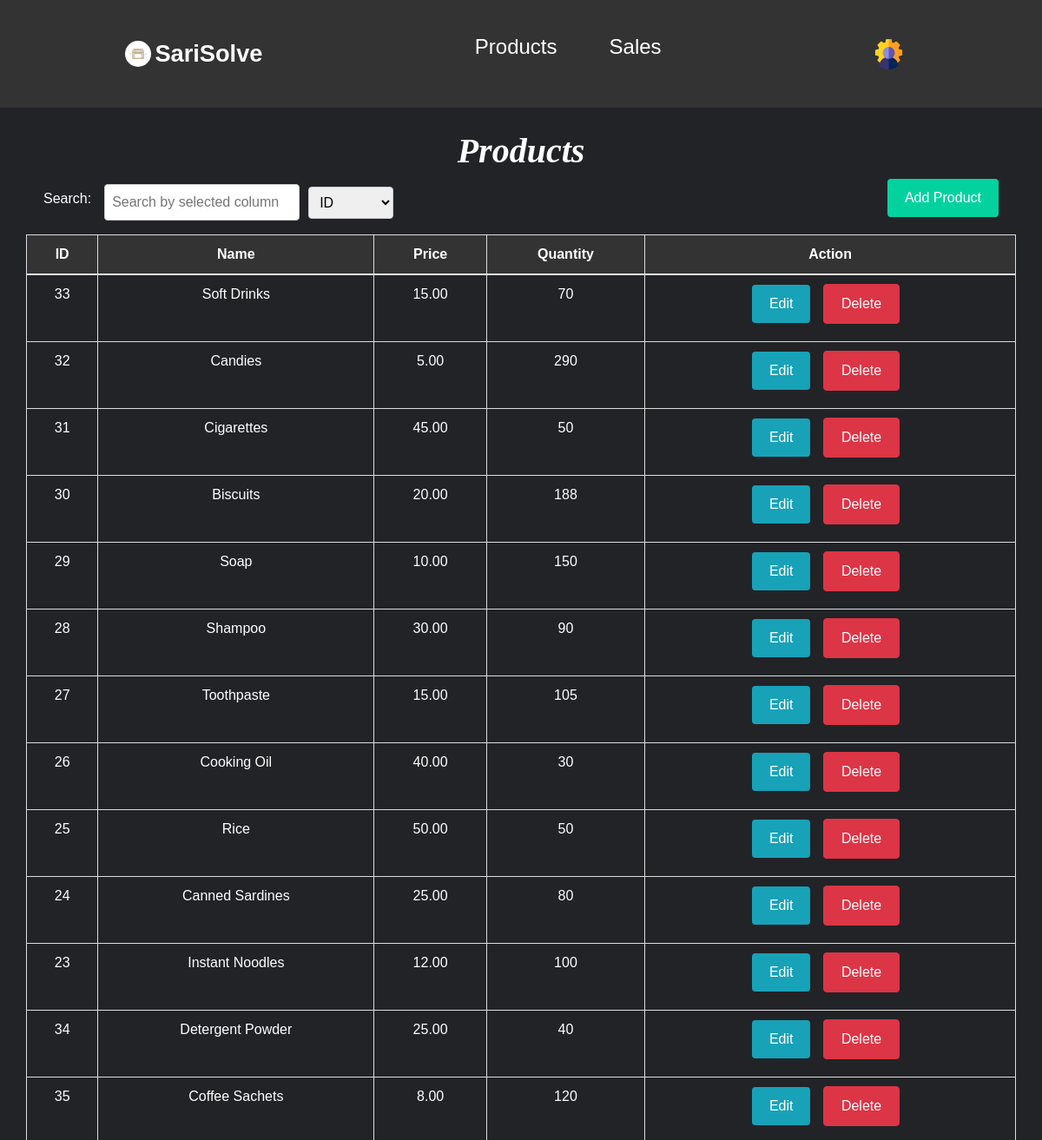
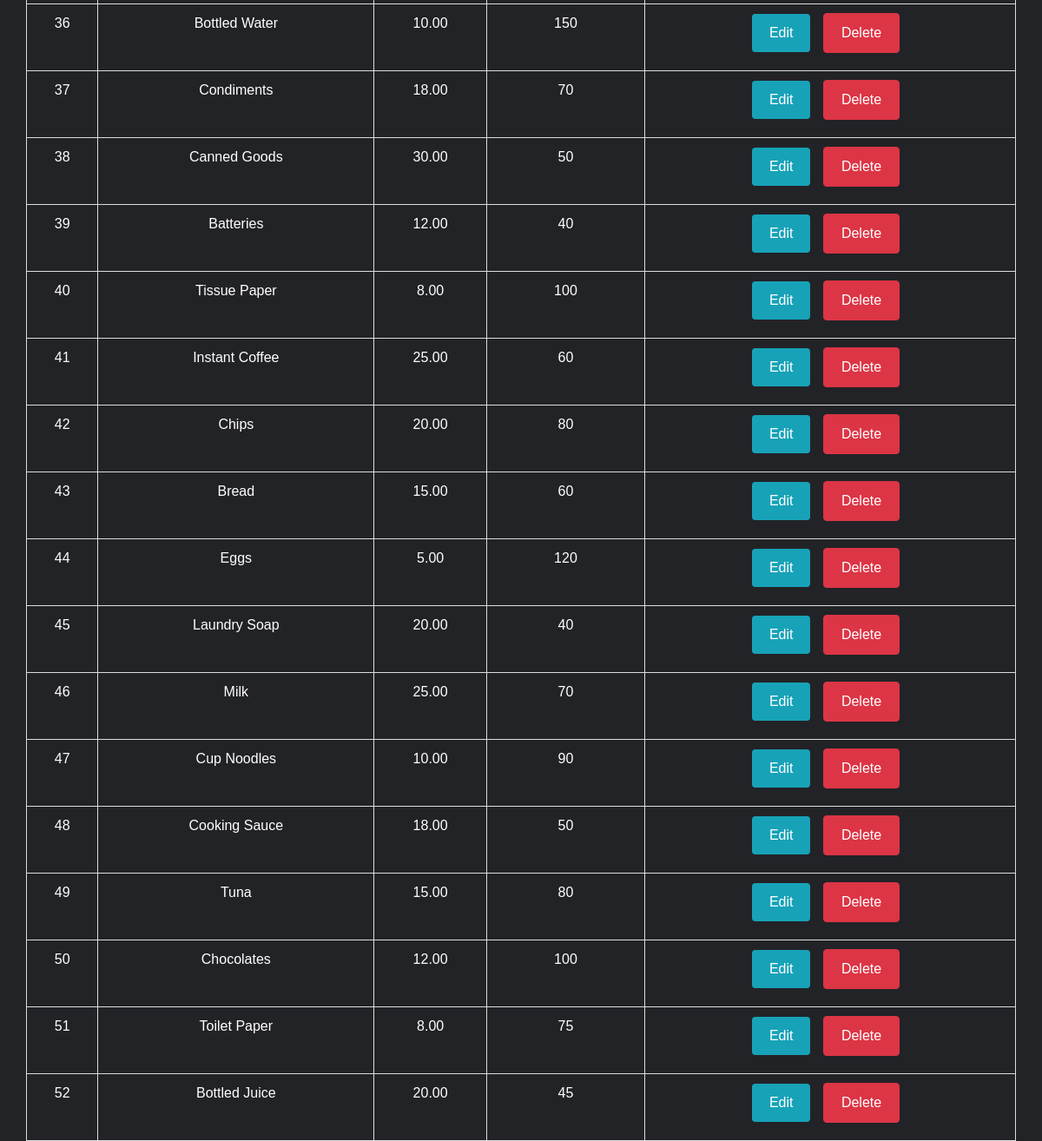
Page /admin/productContent.php on the committed database (2 pictures, top to bottom).
### tables this page shows
CREATE TABLE IF NOT EXISTS `products` (
  `productid` int NOT NULL AUTO_INCREMENT,
  `name` varchar(255) NOT NULL,
  `price` decimal(10,2) NOT NULL,
  `quantity` int NOT NULL,
  PRIMARY KEY (`productid`)
);

### admin/connection.php (called while the page is built, shortened)
<?php
class SARISOLVE {
    private $host = 'localhost';
    private $username = 'root';
    private $password = '';
    private $database = 'inventory';
    public function __construct() {
        $this->conn = new mysqli($this->host, $this->username, $this->password, $this->database);
    }
}
?>

### admin/inventory.php (called while the page is built, shortened)
<?php
require_once 'connection.php';
require_once 'product.php';
class Inventory extends SARISOLVE {
    public function getAllProducts() {
        $result = $this->conn->query("SELECT * FROM products");
        $products = [];
        while ($row = $result->fetch_assoc()) {
            $products[] = new Product($row['productid'], $row['name'], $row['price'], $row['quantity']);
        }
        return $products;
    }
}
?>

### admin/product.php (called while the page is built, shortened)
<?php
class Product {
    public function __construct($id, $name, $price, $quantity) {
        $this->id = $id;
        $this->name = $name;
        $this->price = $price;
        $this->quantity = $quantity;
    }
}
?>

### admin/productContent.php (the view, shortened to what this page needs)
<!DOCTYPE html>
<html lang="en">
<head>
    <link rel="stylesheet" href="https://stackpath.bootstrapcdn.com/bootstrap/4.5.2/css/bootstrap.min.css">
    <link rel="stylesheet" href="../CSS/product.css">
</head>
<body>
    <header>
    <a href="dashboard.php" class="logo"> <img src="../pictures/logo.png" alt="Logo"> <span>SariSolve</span></a>
        <ul class="navbar">
            <li><a href="../admin/productContent.php" class="products">Products</a></li>
            <li><a href="../admin/salesContent.php" class="sales">Sales</a></li>
        </ul>
        <div class="main">
            <div class="user-dropdown">
                <img src="../pictures/admin.png" alt="User Icon" id="user-icon">
            </div>
    </header>
    <h1 class="text-center">Products</h1>
    <main role="main" class="content">
        <div class="search-container">
            <label for="search">Search:</label>
            <input type="text" id="search" onkeyup="searchProducts()" placeholder="Search by selected column">
            <select id="columnSelect" onchange="searchProducts()">
                <option value="0">ID</option>
            </select>
            <button class="btn btn-primary add-product-btn" data-toggle="modal" data-target="#addProductModal">
                Add Product
            </button>
        </div>
        <table class="table" id="productTable">
            <thead>
                <tr>
                    <th>ID</th>
                    <th>Name</th>
                    <th>Price</th>
                    <th>Quantity</th>
                    <th>Action</th>
                </tr>
            </thead>
            <tbody>
                <?php
                require_once 'inventory.php';
                $inventory = new Inventory();
                $products = $inventory->getAllProducts();
                foreach ($products as $product) {
                    echo "<tr>";
                    echo "<td>{$product->id}</td>";
                    echo "<td>{$product->name}</td>";
                    echo "<td>{$product->price}</td>";
                    echo "<td>{$product->quantity}</td>";
                    echo "<td>
                            <button class='btn btn-info' data-toggle='modal' data-target='#editProductModal' onclick='editProduct({$product->id}, \"{$product->name}\", {$product->price}, {$product->quantity})'>Edit</button>
                            <a href='delete_product.php?id={$product->id}' class='btn btn-danger'>Delete</a>
                        </td>";
                    echo "</tr>";
                }
                ?>
            </tbody>
        </table>
    </main>
    </body>
</html>

### CSS/product.css (style rules this page uses)
* { padding: 0; margin: 0; box-sizing: border-box; font-family: 'Poppins', sans-serif; text-decoration: none; list-style: none; }
h1.text-center { color: #fff; margin-top: 150px; font-size: 2.5rem; font-family: 'Playfair Display', serif; font-style: oblique; font-weight: bold; }
:root { --bg-color: #222327; --text-color: #fff; --main-color: #03D29F; }
body { min-height: 100vh; background: var(--bg-color); color: var(--text-color); margin-top: 120px; }
header { position: fixed; width: 100%; top: 0; right: 0; z-index: 1000; display: flex; align-items: center; justify-content: space-between; background: #333333; padding: 28px 12%; transition: all .50s ease; }
.navbar { display: flex; }
.navbar a { color: var(--text-color); font-size: 1.5rem; font-weight: 500; padding: 5px 0; margin: 0px 30px; transition: all .50s ease; text-decoration: none; }
.main { display: flex; align-items: center; }
#user-icon { width: 35px; height: 35px; cursor: pointer; margin-right: 15px; border-radius: 50%; }
.user-dropdown { position: relative; display: inline-block; }
.search-container { margin-bottom: 10px; display: flex; align-items: center; margin-left: 50px; }
label { margin-right: 10px; color: var(--text-color); align-items: center; }
input[type="text"], select { padding: 8px; border: 1px solid #ccc; border-radius: 4px; margin: 5px; align-items: center; }
.btn-primary { background-color: var(--main-color); border: none; color: #fff; margin-left: auto; }
.table { max-width: 95%; border-collapse: collapse; margin-top: 20px; margin: auto; }
.table th, .table td { border: 1px solid #ddd; padding: 10px; text-align: center; text-wrap: wrap; }
.table th { background-color: #333; color: #fff; }
.btn { padding: 10px 20px; margin-right: 10px; margin-bottom: 10px; cursor: pointer; }
.btn-primary { background-color: var(--main-color); border: none; color: #fff; }
.btn-info { background-color: #17a2b8; border: none; color: #fff; }
th, tr, tbody { color: #fff; }
.logo { display: inline-block; text-decoration: none; overflow: hidden; }
.logo img { width: 30px; height: 30px; border-radius: 50%; }
.logo span { vertical-align: middle; font-size: 1.7rem; font-weight: 600; color: var(--text-color); transition: color 0.3s ease; text-decoration: none; }
.add-product-btn { margin-right: 50px; }

### rows in the picture
products: productid "33", name "Soft Drinks", price "15.00", quantity "70"
products: productid "32", name "Candies", price "5.00", quantity "290"
products: productid "31", name "Cigarettes", price "45.00", quantity "50"
products: productid "30", name "Biscuits", price "20.00", quantity "188"
products: productid "29", name "Soap", price "10.00", quantity "150"
products: productid "28", name "Shampoo", price "30.00", quantity "90"
products: productid "27", name "Toothpaste", price "15.00", quantity "105"
products: productid "26", name "Cooking Oil", price "40.00", quantity "30"
products: productid "25", name "Rice", price "50.00", quantity "50"
products: productid "24", name "Canned Sardines", price "25.00", quantity "80"
products: productid "23", name "Instant Noodles", price "12.00", quantity "100"
products: productid "34", name "Detergent Powder", price "25.00", quantity "40"
products: productid "35", name "Coffee Sachets", price "8.00", quantity "120"
products: productid "36", name "Bottled Water", price "10.00", quantity "150"
products: productid "37", name "Condiments", price "18.00", quantity "70"
products: productid "38", name "Canned Goods", price "30.00", quantity "50"
products: productid "39", name "Batteries", price "12.00", quantity "40"
products: productid "40", name "Tissue Paper", price "8.00", quantity "100"
products: productid "41", name "Instant Coffee", price "25.00", quantity "60"
products: productid "42", name "Chips", price "20.00", quantity "80"
products: productid "43", name "Bread", price "15.00", quantity "60"
products: productid "44", name "Eggs", price "5.00", quantity "120"
products: productid "45", name "Laundry Soap", price "20.00", quantity "40"
products: productid "46", name "Milk", price "25.00", quantity "70"
products: productid "47", name "Cup Noodles", price "10.00", quantity "90"
products: productid "48", name "Cooking Sauce", price "18.00", quantity "50"
products: productid "49", name "Tuna", price "15.00", quantity "80"
products: productid "50", name "Chocolates", price "12.00", quantity "100"
products: productid "51", name "Toilet Paper", price "8.00", quantity "75"
products: productid "52", name "Bottled Juice", price "20.00", quantity "45"
